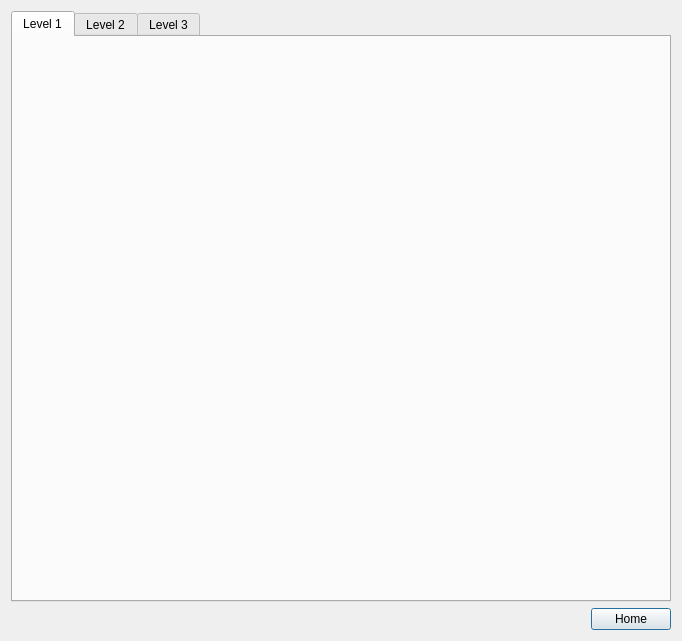
<?xml version="1.0" encoding="UTF-8"?>
<ui version="4.0">
 <class>ViewPage</class>
 <widget class="QDialog" name="ViewPage">
  <property name="geometry">
   <rect>
    <x>0</x>
    <y>0</y>
    <width>682</width>
    <height>641</height>
   </rect>
  </property>
  <property name="windowTitle">
   <string>Fridge View</string>
  </property>
  <property name="layoutDirection">
   <enum>Qt::LeftToRight</enum>
  </property>
  <layout class="QGridLayout" name="gridLayout">
   <item row="1" column="0">
    <widget class="QTabWidget" name="tabWidget">
     <property name="layoutDirection">
      <enum>Qt::LeftToRight</enum>
     </property>
     <property name="tabPosition">
      <enum>QTabWidget::North</enum>
     </property>
     <property name="tabShape">
      <enum>QTabWidget::Rounded</enum>
     </property>
     <property name="currentIndex">
      <number>0</number>
     </property>
     <property name="documentMode">
      <bool>false</bool>
     </property>
     <property name="tabsClosable">
      <bool>false</bool>
     </property>
     <widget class="QWidget" name="tab1">
      <attribute name="title">
       <string>Level 1</string>
      </attribute>
      <layout class="QGridLayout" name="gridLayout_2">
       <item row="0" column="0">
        <widget class="QLabel" name="label1">
         <property name="sizePolicy">
          <sizepolicy hsizetype="Expanding" vsizetype="Expanding">
           <horstretch>0</horstretch>
           <verstretch>0</verstretch>
          </sizepolicy>
         </property>
         <property name="text">
          <string/>
         </property>
         <property name="scaledContents">
          <bool>true</bool>
         </property>
        </widget>
       </item>
      </layout>
     </widget>
     <widget class="QWidget" name="tab2">
      <attribute name="title">
       <string>Level 2</string>
      </attribute>
      <layout class="QGridLayout" name="gridLayout_3">
       <item row="0" column="0">
        <widget class="QLabel" name="label2">
         <property name="sizePolicy">
          <sizepolicy hsizetype="Expanding" vsizetype="Expanding">
           <horstretch>0</horstretch>
           <verstretch>0</verstretch>
          </sizepolicy>
         </property>
         <property name="text">
          <string/>
         </property>
         <property name="scaledContents">
          <bool>true</bool>
         </property>
        </widget>
       </item>
      </layout>
     </widget>
     <widget class="QWidget" name="tab3">
      <attribute name="title">
       <string>Level 3</string>
      </attribute>
      <layout class="QGridLayout" name="gridLayout_4">
       <item row="0" column="0">
        <widget class="QLabel" name="label3">
         <property name="sizePolicy">
          <sizepolicy hsizetype="Expanding" vsizetype="Expanding">
           <horstretch>0</horstretch>
           <verstretch>0</verstretch>
          </sizepolicy>
         </property>
         <property name="text">
          <string/>
         </property>
         <property name="scaledContents">
          <bool>true</bool>
         </property>
        </widget>
       </item>
      </layout>
     </widget>
    </widget>
   </item>
   <item row="3" column="0">
    <widget class="QPushButton" name="HomeButton4">
     <property name="sizePolicy">
      <sizepolicy hsizetype="Maximum" vsizetype="Fixed">
       <horstretch>0</horstretch>
       <verstretch>0</verstretch>
      </sizepolicy>
     </property>
     <property name="layoutDirection">
      <enum>Qt::RightToLeft</enum>
     </property>
     <property name="text">
      <string>Home</string>
     </property>
     <property name="autoDefault">
      <bool>true</bool>
     </property>
     <property name="default">
      <bool>false</bool>
     </property>
     <property name="flat">
      <bool>false</bool>
     </property>
    </widget>
   </item>
  </layout>
 </widget>
 <resources/>
 <connections>
  <connection>
   <sender>HomeButton4</sender>
   <signal>clicked()</signal>
   <receiver>ViewPage</receiver>
   <slot>reject()</slot>
   <hints>
    <hint type="sourcelabel">
     <x>379</x>
     <y>302</y>
    </hint>
    <hint type="destinationlabel">
     <x>323</x>
     <y>300</y>
    </hint>
   </hints>
  </connection>
 </connections>
</ui>
